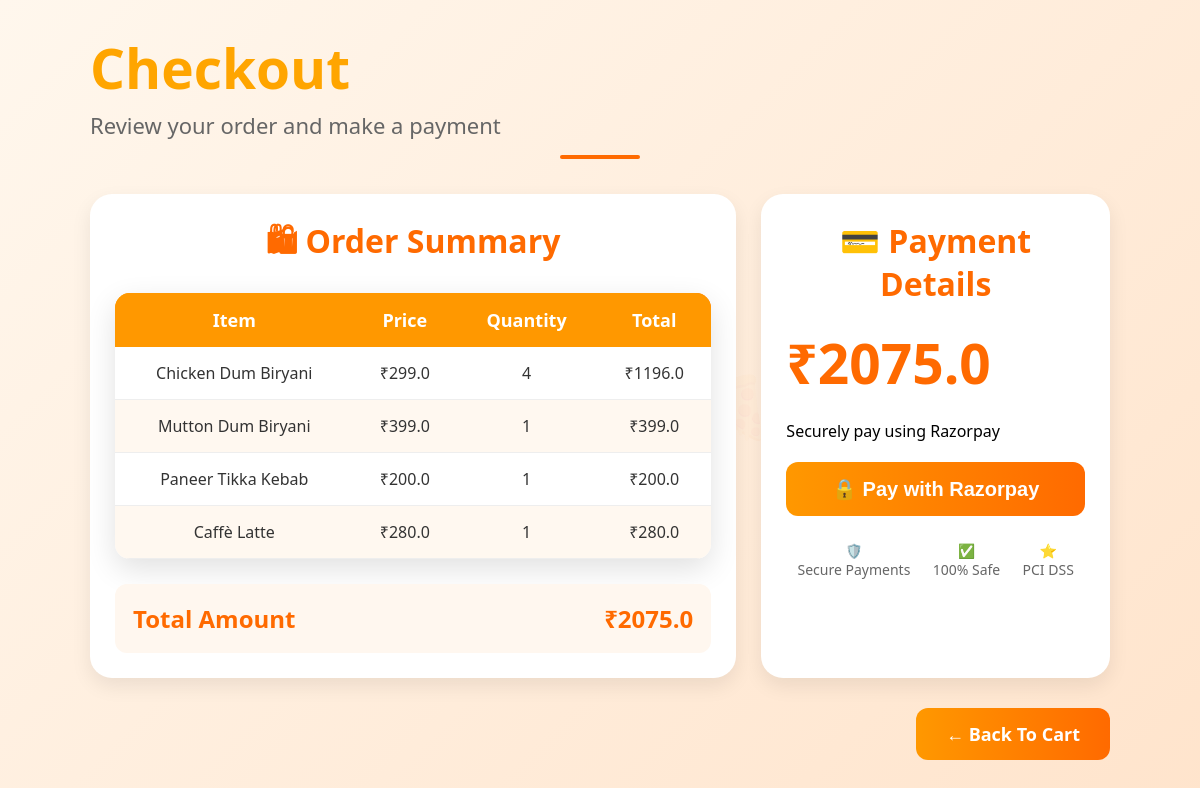
Page /checkout/hemu17661@gmail.com/ on the committed database.
### delivery/models.py (models this page shows)
class CartItem(models.Model):
    cart = models.ForeignKey(
        Cart,
        on_delete=models.CASCADE
    )
    item = models.ForeignKey(
        Item,
        on_delete=models.CASCADE
    )
    quantity = models.IntegerField(default=1)
    @property
    def subtotal(self):
        return self.item.price * self.quantity

class Item(models.Model):
    restaurant = models.ForeignKey(Restaurant, on_delete = models.CASCADE, related_name = "items")
    name = models.CharField(max_length = 20)
    description = models.CharField(max_length = 200)
    price = models.FloatField()
    vegeterian = models.BooleanField(default=False)
    picture = models.URLField(max_length = 400, default='https://www.indiafilings.com/learn/wp-content/uploads/2024/08/How-to-Start-Food-Business.jpg')

### delivery/views.py (the view)
# urls.py: path('checkout/<str:username>/', views.checkout, name='checkout'),
def checkout(request, username):
    customer = get_object_or_404(Customer, username=username)
    cart = Cart.objects.filter(customer=customer).first()
    cart_items = CartItem.objects.filter(cart=cart)
    total_price = 0
    for cart_item in cart_items:
        total_price += cart_item.item.price * cart_item.quantity
    if total_price == 0:
        return render(request, 'checkout.html', {
            'error': 'Your cart is empty!',
        })
    client = razorpay.Client(
        auth=(settings.RAZORPAY_KEY_ID, settings.RAZORPAY_KEY_SECRET)
    )
    order = client.order.create({
        'amount': int(total_price * 100),
        'currency': 'INR',
        'payment_capture': '1'
    })
    return render(request, 'checkout.html', {
        'username': username,
        'cart_items': cart_items,
        'total_price': total_price,
        'razorpay_key_id': settings.RAZORPAY_KEY_ID,
        'order_id': order['id'],
        'amount': total_price,
    })

### delivery/templates/checkout.html (shortened to what this page needs)
{% load static %}
<!DOCTYPE html>
<html lang="en">
<head>
    <link rel="stylesheet" href="{% static 'style.css' %}">
</head>
<body>
<div class="checkout-container">
    <h1 class="checkout-title">
        Checkout
    </h1>
    <p class="checkout-subtitle">
        Review your order and make a payment
    </p>
    <div class="line"></div>
    <div class="checkout-flex">
        <div class="summary-card">
            <h2>🛍 Order Summary</h2>
            <table class="checkout-table">
                <thead>
                    <tr>
                        <th>Item</th>
                        <th>Price</th>
                        <th>Quantity</th>
                        <th>Total</th>
                    </tr>
                </thead>
                <tbody>
                {% for cart_item in cart_items %}
                    <tr>
                        <td>{{ cart_item.item.name }}</td>
                        <td>₹{{ cart_item.item.price }}</td>
                        <td>{{ cart_item.quantity }}</td>
                        <td>₹{{ cart_item.subtotal }}</td>
                    </tr>
                {% endfor %}
                </tbody>
            </table>
            <div class="total-box">
                <span>Total Amount</span>
                <span>₹{{ total_price }}</span>
            </div>
        </div>
        <div class="payment-card">
            <h2>💳 Payment Details</h2>
            <div class="amount">
                ₹{{ total_price }}
            </div>
            <p>
                Securely pay using Razorpay
            </p>
            <button id="rzp-button" class="pay-btn">
                🔒 Pay with Razorpay
            </button>
            <div class="security">
                <div>
                    🛡️<br>
                    Secure Payments
                </div>
                <div>
                    ✅<br>
                    100% Safe
                </div>
                <div>
                    ⭐<br>
                    PCI DSS
                </div>
            </div>
        </div>
    </div>
    <div class="back-section">
        <a href="{% url 'show_cart' username %}" class="back-btn">
            ← Back To Cart
        </a>
    </div>
</div>
</body>
</html>

### delivery/static/style.css (style rules this page uses)
* { margin:0; padding:0; box-sizing:border-box; }
body { font-family:'Segoe UI',sans-serif; }
body { margin:0; padding:0; background:#fdf5e6; font-family:'Segoe UI',sans-serif; overflow-x:hidden; position:relative; }
body::before { content:"🍕 🍔 🍟 🌮 🍩 🍗 🍕 🍔 🍟 🍩"; position:fixed; inset:0; font-size:60px; opacity:.03; display:flex; flex-wrap:wrap; justify-content:space-around; align-content:space-around; pointer-events:none; z-index:-2; }
.checkout-container { width:85%; max-width:1200px; margin:30px auto; }
.checkout-title { text-align:start; font-size:55px; color:orange; margin-bottom:5px; font-weight:700; }
.checkout-subtitle { text-align:start; color:#666; font-size:22px; }
.line { width:80px; height:4px; background:#ff6a00; margin:15px auto 35px; border-radius:20px; }
.checkout-flex { display:flex; justify-content:center; align-items:stretch; gap:25px; }
.summary-card { width:65%; background:#ffffff; border-radius:22px; padding:25px; box-shadow:0 8px 20px rgba(0,0,0,.08); }
.payment-card { width:35%; background:#ffffff; border-radius:22px; padding:25px; box-shadow:0 8px 20px rgba(0,0,0,.08); }
.summary-card h2, .payment-card h2 { text-align:center; color:#ff6a00; font-size:32px; margin-bottom:20px; }
.checkout-table { width:100%; border-collapse:collapse; overflow:hidden; border-radius:15px; }
.checkout-table thead { background:linear-gradient( 90deg, #ff9800, #ff6a00 ); }
.checkout-table th { color:white; padding:15px; font-size:18px; font-weight:600; }
.checkout-table td { text-align:center; padding:15px; font-size:16px; color:#333; }
.checkout-table tbody tr { border-bottom:1px solid #eee; }
.checkout-table tbody tr:nth-child(even) { background:#fff8f0; }
.total-box { margin-top:25px; background:#fff7ef; padding:18px; border-radius:12px; display:flex; justify-content:space-between; align-items:center; font-size:24px; font-weight:bold; }
.total-box span { color:#ff6a00; }
.amount { font-size:55px; font-weight:bold; color:#ff6a00; margin:20px 0; }
.pay-btn { width:100%; margin-top:20px; padding:15px; border:none; border-radius:12px; background:linear-gradient( 90deg, #ff9800, #ff6a00 ); color:white; font-size:20px; font-weight:bold; cursor:pointer; transition:.3s; }
.security { margin-top:25px; display:flex; justify-content:space-around; }
.security div { text-align:center; color:#666; font-size:14px; }
.back-section { width:100%; display:flex; justify-content:end; align-items:center; margin-top:30px; margin-bottom:20px; }
.back-btn { text-decoration:none; background:linear-gradient( 90deg, #ff9800, #ff6a00 ); color:white; padding:14px 30px; border-radius:12px; font-size:18px; font-weight:bold; transition:.3s; }
.btn, .cart-btn, .add-cart-btn, .checkout-btn, .menu-btn, .back-btn, .menu-btn-back, .menu-back-btn, .admin-btn { transition:all .3s ease; }
.menu-table, .cart-table, .restaurant-table, .checkout-table { animation:tableAppear 1s ease; }
.menu-table tbody tr, .cart-table tbody tr, .restaurant-table tbody tr, .checkout-table tbody tr { transition:all .3s ease; }
.login-card, .signup-container, .signin-container, .summary-card, .payment-card { transition:all .4s ease; }
p, h1, h2, h3, a, span { animation:textFade .8s ease; }
body { margin:0; padding:0; min-height:100vh; display:flex; justify-content:center; align-items:center; background:#fdf5e6; font-family:'Segoe UI',sans-serif; }
body { margin:0; padding:20px; background:#fdf5e6; font-family:'Segoe UI',sans-serif; }
table { width:95%; margin:auto; border-collapse:collapse; background:white; border-radius:20px; overflow:hidden; box-shadow:0 10px 30px rgba(0,0,0,.12); }
thead { background:#ff9800; }
th { background:#ff9800; color:white; padding:18px; font-size:20px; font-weight:bold; text-align:center; }
td { padding:20px; text-align:center; font-size:17px; color:#333; border-bottom:1px solid #eee; }
tbody tr:nth-child(even) { background:#fafafa; }
body { margin:0; padding:0; min-height:100vh; display:flex; justify-content:center; align-items:center; background:linear-gradient(135deg,#fff7ed,#ffe4cc); font-family:'Segoe UI',sans-serif; }

### rows in the picture
CartItem: item.name "Chicken Dum Biryani", item.price "299.0", quantity "4", subtotal "1196.0"
CartItem: item.name "Mutton Dum Biryani", item.price "399.0", quantity "1", subtotal "399.0"
CartItem: item.name "Paneer Tikka Kebab", item.price "200.0", quantity "1", subtotal "200.0"
CartItem: item.name "Caffè Latte", item.price "280.0", quantity "1", subtotal "280.0"

### other values in the picture
{{ total_price }} "2075.0"
